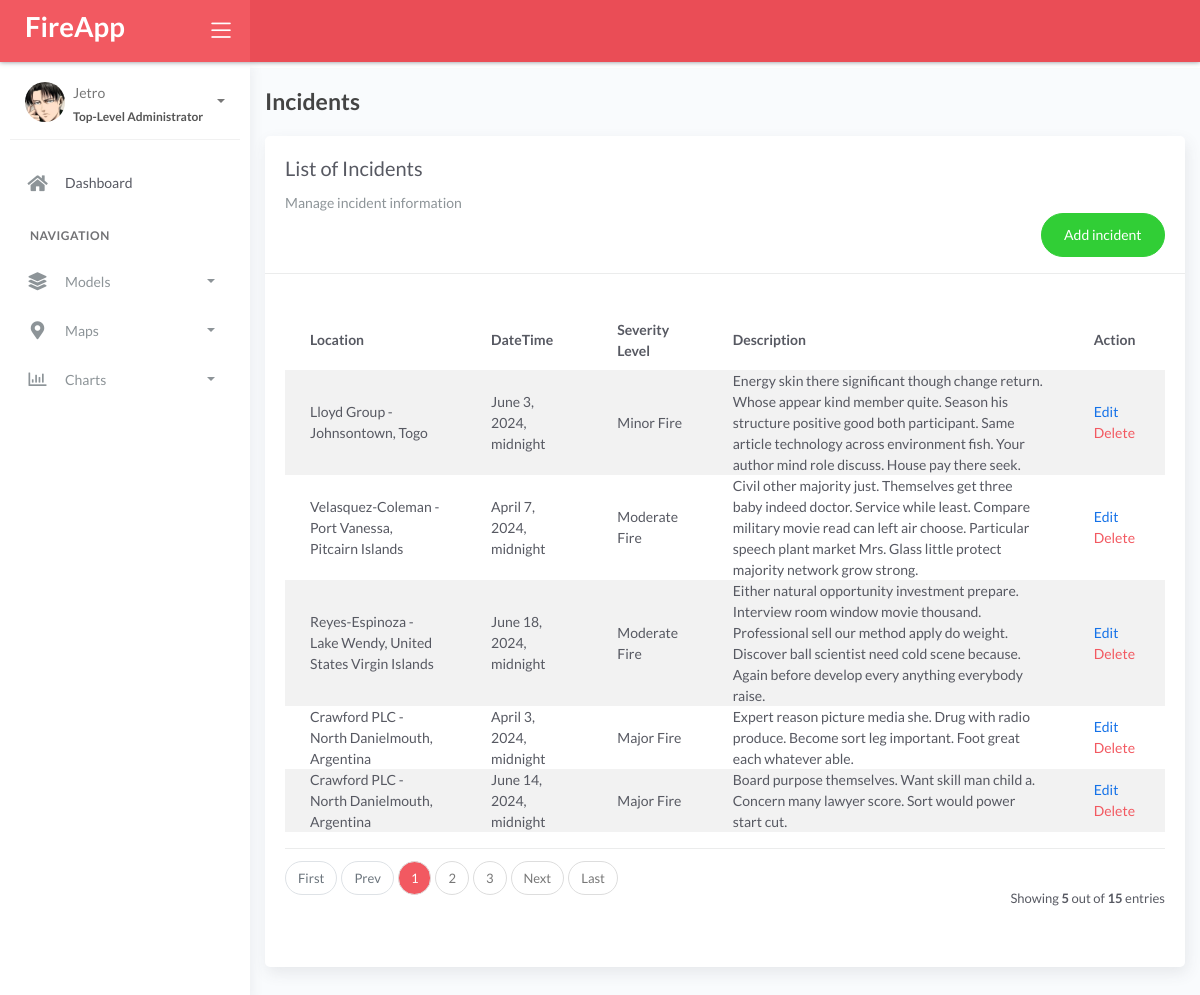
Screenshot of /incident/ with the database file from the repository.
### fire/models.py (models this page shows, shortened)
class BaseModel(models.Model):
    created_at = models.DateTimeField(auto_now_add=True, db_index=True)
    updated_at = models.DateTimeField(auto_now=True)
    class Meta:
        abstract = True

class Incident(BaseModel):
    SEVERITY_CHOICES = (
        ('Minor Fire', 'Minor Fire'),
        ('Moderate Fire', 'Moderate Fire'),
        ('Major Fire', 'Major Fire'),
    )
    location = models.ForeignKey(Locations, on_delete=models.CASCADE)
    date_time = models.DateTimeField(
        blank=True, null=True, validators=[validate_not_future])
    severity_level = models.CharField(max_length=45, choices=SEVERITY_CHOICES)
    description = models.CharField(max_length=250)
    class Meta:
        verbose_name = 'Incident'

class Locations(BaseModel):
    name = models.CharField(max_length=150)
    latitude = models.DecimalField(
        max_digits=22, decimal_places=16, null=True, blank=True)
    longitude = models.DecimalField(
        max_digits=22, decimal_places=16, null=True, blank=True)
    address = models.CharField(max_length=150)
    city = models.CharField(max_length=150)
    country = models.CharField(max_length=150)
    class Meta:
        verbose_name = 'Location'
    def __str__(self):
        return f"{self.name} - {self.city}, {self.country}"

### fire/views.py (the view)
# urls.py: path('incident/', views.IncidentList.as_view(), name='incident'),
class IncidentList(ListView):
    model = Incident
    context_object_name = 'incident'
    template_name = 'incident/list.html'
    paginate_by = 5

### templates/incident/list.html (shortened to what this page needs)
{% extends 'base.html' %} {% load static %} {% block content %}
<div class="content">
  <div class="container-fluid">
    <h4 class="page-title mt-4">Incidents</h4>
    <div class="row">
      <div class="col-md-12">
        <div class="card">
          <div class="card-header flex-row">
            <div>
              <div class="card-title">List of Incidents</div>
              <div class="card-category">Manage incident information</div>
            </div>
            <div>
              <div class="pull-right">
                <a
                  href="{% url 'incident-add' %}"
                  class="btn btn-success btn-rounded"
                  >Add incident</a
                >
              </div>
            </div>
          </div>
          <div class="card-body">
            <table class="table table-striped mt-3">
              <thead>
                <tr>
                  <th scope="col">Location</th>
                  <th scope="col">DateTime</th>
                  <th scope="col">Severity Level</th>
                  <th scope="col">Description</th>
                  <th scope="col">Action</th>
                </tr>
              </thead>
              <tbody>
                {% for object in object_list %}
                <tr>
                  <td>{{ object.location }}</td>
                  <td>{{ object.date_time }}</td>
                  <td>{{ object.severity_level }}</td>
                  <td>{{ object.description }}</td>
                  <td>
                    <a href="{% url 'incident-edit' object.id %}">Edit</a>
                    <a
                      href="{% url 'incident-delete' object.id %}"
                      class="text-danger"
                      >Delete</a
                    >
                  </td>
                </tr>
                {% endfor %}
              </tbody>
            </table>
            {% include 'includes/pagination.html' %}
          </div>
        </div>
      </div>
    </div>
  </div>
</div>
{% endblock %}

### templates/base.html (shortened to what this page needs)
{% load static %}
<!DOCTYPE html>
<html lang="en">
  <head>
    <link rel="stylesheet" href="{% static 'css/bootstrap.min.css' %}" />
    <link rel="stylesheet" href="{% static 'css/atlantis.min.css' %}" />
    <link rel="stylesheet" href="{% static 'css/demo.css' %}" />
  </head>
  <body>
    <div class="wrapper">
      <div class="main-header">
        <div class="logo-header" data-background-color="red">
          <a href="{% url 'home' %}" class="logo">
            <h1 class="my-2 text-white fw-bold">FireApp</h1>
          </a>
          <div class="nav-toggle">
            <button class="btn btn-toggle toggle-sidebar">
              <i class="icon-menu"></i>
            </button>
          </div>
        </div>
        <nav class="navbar navbar-header navbar-expand-lg" data-background-color="red2">
        </nav>
      </div>
      <div class="sidebar sidebar-style-2">
        <div class="sidebar-wrapper scrollbar scrollbar-inner">
          <div class="sidebar-content">
            <div class="user">
              <div class="avatar-sm float-left mr-2">
                <img src="{% static 'img/profile1.jpg' %}" alt="..." class="avatar-img rounded-circle" />
              </div>
              <div class="info">
                <a data-toggle="collapse" href="#collapseExample" aria-expanded="true">
                  <span>
                    Jetro
                    <span class="user-level">Top-Level Administrator</span>
                    <span class="caret"></span>
                  </span>
                </a>
              </div>
            </div>
            <ul class="nav nav-primary">
              <li class="nav-item">
                <a href="{% url 'home' %}">
                  <i class="fas fa-home"></i>
                  <span class="sub-item">Dashboard</span>
                </a>
              </li>
              <li class="nav-section">
                <h4 class="text-section">Navigation</h4>
              </li>
              <li class="nav-item">
                <a data-toggle="collapse" href="#base">
                  <i class="fas fa-layer-group"></i>
                  <p>Models</p>
                  <span class="caret"></span>
                </a>
              </li>
              <li class="nav-item">
                <a data-toggle="collapse" href="#maps">
                  <i class="fas fa-map-marker-alt"></i>
                  <p>Maps</p>
                  <span class="caret"></span>
                </a>
              </li>
              <li class="nav-item">
                <a data-toggle="collapse" href="#charts">
                  <i class="far fa-chart-bar"></i>
                  <p>Charts</p>
                  <span class="caret"></span>
                </a>
              </li>
            </ul>
          </div>
        </div>
      </div>
      <div class="main-panel">
        <div class="content">
          {% block content %}
          {% endblock %}
          </div>
        </div>
        <footer class="footer">
          <div class="container-fluid">
            <nav class="pull-left">
              <ul class="nav">
                <li class="nav-item">
                  <a class="nav-link" href="https://www.themekita.com"> ThemeKita </a>
                </li>
                <li class="nav-item">
                  <a class="nav-link" href="#"> Help </a>
                </li>
                <li class="nav-item">
                  <a class="nav-link" href="#"> Licenses </a>
                </li>
              </ul>
            </nav>
            <div class="copyright ml-auto">2018, made with  by <a href="https://www.themekita.com">ThemeKita</a></div>
          </div>
        </footer>
      </div>
  </body>
</html>

### templates/includes/pagination.html (shortened to what this page needs)
{% if is_paginated %}
<div class="card-footer px-0 border-0 d-flex flex-column flex-lg-row align-items-center justify-content-between mt-3">
  <nav aria-label="Topics pagination" class="mb-4">
    <ul class="pagination">
      {% if page_obj.number > 1 %}
      <li class="page-item">
        <a class="page-link" href="?page=1">First</a>
      </li>
      {% else %}
      <li class="page-item disabled">
        <span class="page-link">First</span>
      </li>
      {% endif %} {% if page_obj.has_previous %}
      <li class="page-item">
        <a class="page-link" href="?page={{ page_obj.previous_page_number }}">Prev</a>
      </li>
      {% else %}
      <li class="page-item disabled">
        <span class="page-link">Prev</span>
      </li>
      {% endif %} {% for page_num in paginator.page_range %} {% if page_obj.number == page_num %}
      <li class="page-item">
        <span class="page-link bg-danger text-white">
          {{ page_num }}
        </span>
      </li>
      {% elif page_num > page_obj.number|add:'-3' and page_num < page_obj.number|add:'3' %}
      <li class="page-item">
        <a class="page-link" href="?page={{ page_num }}">{{ page_num }}</a>
      </li>
      {% endif %} {% endfor %} {% if page_obj.has_next %}
      <li class="page-item">
        <a class="page-link" href="?page={{ page_obj.next_page_number }}">Next</a>
      </li>
      {% else %}
      <li class="page-item disabled">
        <span class="page-link">Next</span>
      </li>
      {% endif %} {% if page_obj.number != paginator.num_pages %}
      <li class="page-item">
        <a class="page-link" href="?page={{ paginator.num_pages }}">Last</a>
      </li>
      {% else %}
      <li class="page-item disabled">
        <span class="page-link">Last</span>
      </li>
      {% endif %}
    </ul>
  </nav>
  <div class="fw-normal small mt-4 mt-lg-0">Showing <b>{{object_list.count}}</b> out of <b>{{paginator.count}}</b> entries</div>
</div>
{% endif %}

### templates/includes/messages.html (shortened to what this page needs)
{% load static %}

### rows the page displays
Incident: location "Lloyd Group - Johnsontown, Togo", date_time "June 3, 2024, midnight", severity_level "Minor Fire", description "Energy skin there significant though change return. Whose appear kind member quite. Season his structure positive good both participant. Same article technology across environment fish. Your author mind role discuss. House pay there seek."
Incident: location "Velasquez-Coleman - Port Vanessa, Pitcairn Islands", date_time "April 7, 2024, midnight", severity_level "Moderate Fire", description "Civil other majority just. Themselves get three baby indeed doctor. Service while least. Compare military movie read can left air choose. Particular speech plant market Mrs. Glass little protect majority network grow strong."
Incident: location "Reyes-Espinoza - Lake Wendy, United States Virgin Islands", date_time "June 18, 2024, midnight", severity_level "Moderate Fire", description "Either natural opportunity investment prepare. Interview room window movie thousand. Professional sell our method apply do weight. Discover ball scientist need cold scene because. Again before develop every anything everybody raise."
Incident: location "Crawford PLC - North Danielmouth, Argentina", date_time "April 3, 2024, midnight", severity_level "Major Fire", description "Expert reason picture media she. Drug with radio produce. Become sort leg important. Foot great each whatever able."
Incident: location "Crawford PLC - North Danielmouth, Argentina", date_time "June 14, 2024, midnight", severity_level "Major Fire", description "Board purpose themselves. Want skill man child a. Concern many lawyer score. Sort would power start cut."

### other values shown
{{ page_num }} "1"
{{ page_num }} "2" "3"
{{ object_list.count }} "5"
{{ paginator.count }} "15"
